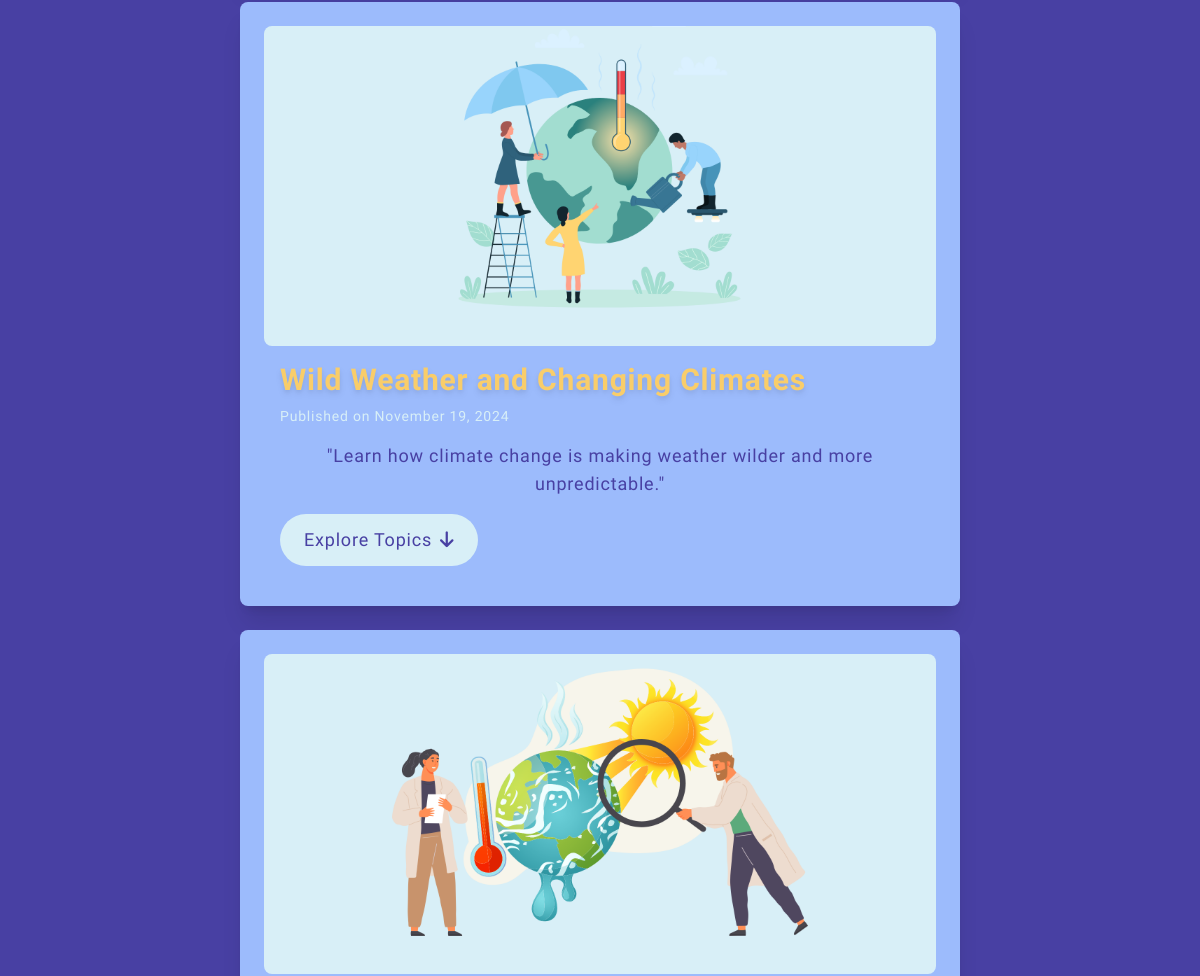
/articles (middle part), run on an earlier commit of the app's database.
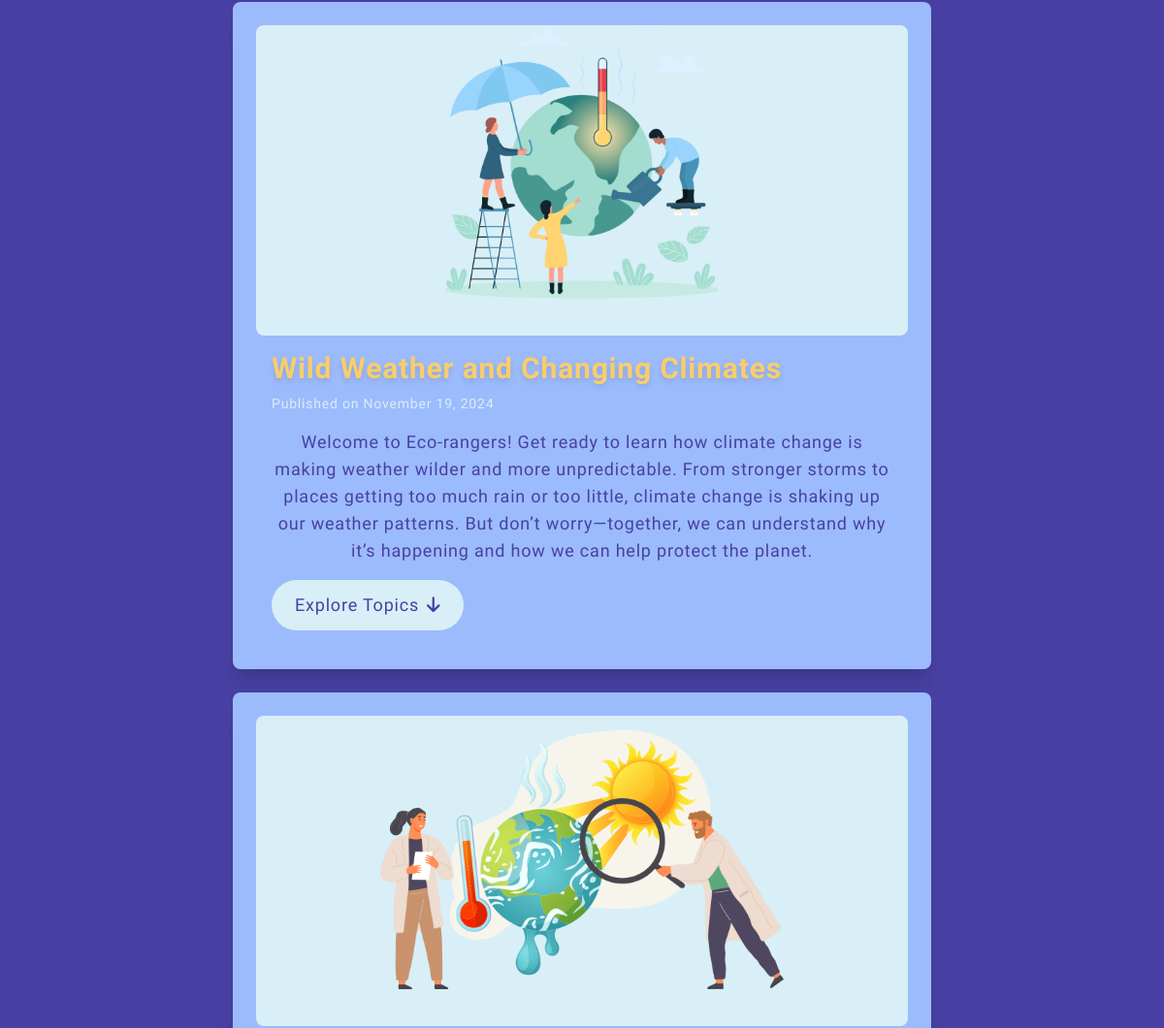
And on a later commit of the database.
### myapp/models.py (models this page shows, shortened)
class Article(models.Model):
    title = models.CharField(max_length=255)
    content = models.TextField()
    image = models.ImageField(upload_to='articles/images/', blank=True, null=True)
    date = models.DateTimeField(auto_now_add=True)
    slug = models.SlugField(unique=True, blank=True, null=True)  # Add slug field

### myapp/views.py (the view)
# urls.py: path("articles", views.articles, name="articles"),
def articles(request):
    articles = Article.objects.all().order_by(
        '-date')  # Fetch all articles, newest first
    article_subtopics = [
        (article, Subtopic.objects.filter(article=article)) for article in articles
    ]
    return render(request, "articles.html", {
        'article_subtopics': article_subtopics
    })

### myapp/templates/articles.html (shortened to what this page needs)
{% extends 'base.html' %} {% load static %}{% block content %}
<div class="flex flex-col items-center py-10 md:py-20">
  <section class="w-full h-full flex flex-col items-center justify-center">
    <div class="w-full flex flex-col items-center justify-center gap-6">
      {% for article, subtopics in article_subtopics %}
      <div
        class="w-[90%] sm:w-[80%] md:w-[60%] p-6 bg-[#9CBBFC] rounded-lg shadow-xl"
      >
        <div class="w-full">
          {% if article.image %}
          <img
            src="{{ article.image.url }}"
            class="w-full h-[15rem] sm:h-[20rem] object-cover rounded-lg"
            alt="{{ article.title }}"
          />
          {% endif %}
          <div class="p-4">
            <h5
              class="text-2xl sm:text-3xl font-bold text-[#F9CD6A] drop-shadow-md mb-2"
            >
              {{ article.title }}
            </h5>
            <p class="text-[#D8EFF7] text-sm sm:text-md mb-4">
              Published on {{ article.date|date:"F d, Y" }}
            </p>
            <p class="text-lg text-center text-[#4840A3] mb-4">
              {{ article.content }}
            </p>
            <button
              class="flex items-center gap-2 bg-[#D8EFF7] hover:bg-[#4840A3] hover:text-[#D8EFF7] py-2 sm:py-3 px-4 sm:px-6 text-[#4840A3] text-md sm:text-lg rounded-full"
              id="see-topics-{{ article.id }}"
              onclick="toggleTopics('{{ article.id }}')"
            >
              Explore Topics
              <i class="fas fa-arrow-down"></i>
            </button>
          </div>
        </div>
      </div>
      {% endfor %}
    </div>
  </section>
</div>
{% include "footer.html" %} {% endblock %}

What changed in the data, as far as the page shows it:
changed Article "Wild Weather and Changing Climates": content "\"Learn how climate change is making weather wilder and more unpredictable.\"" → "Welcome to Eco-rangers! Get ready to learn how climate change is making weather wilder and more unpredictable. From stronger storms to places getting too much rain or too little, climate change is shaking up our weather patterns. But don’t worry—together, we can understand why it’s happening and how we can help protect the planet."
